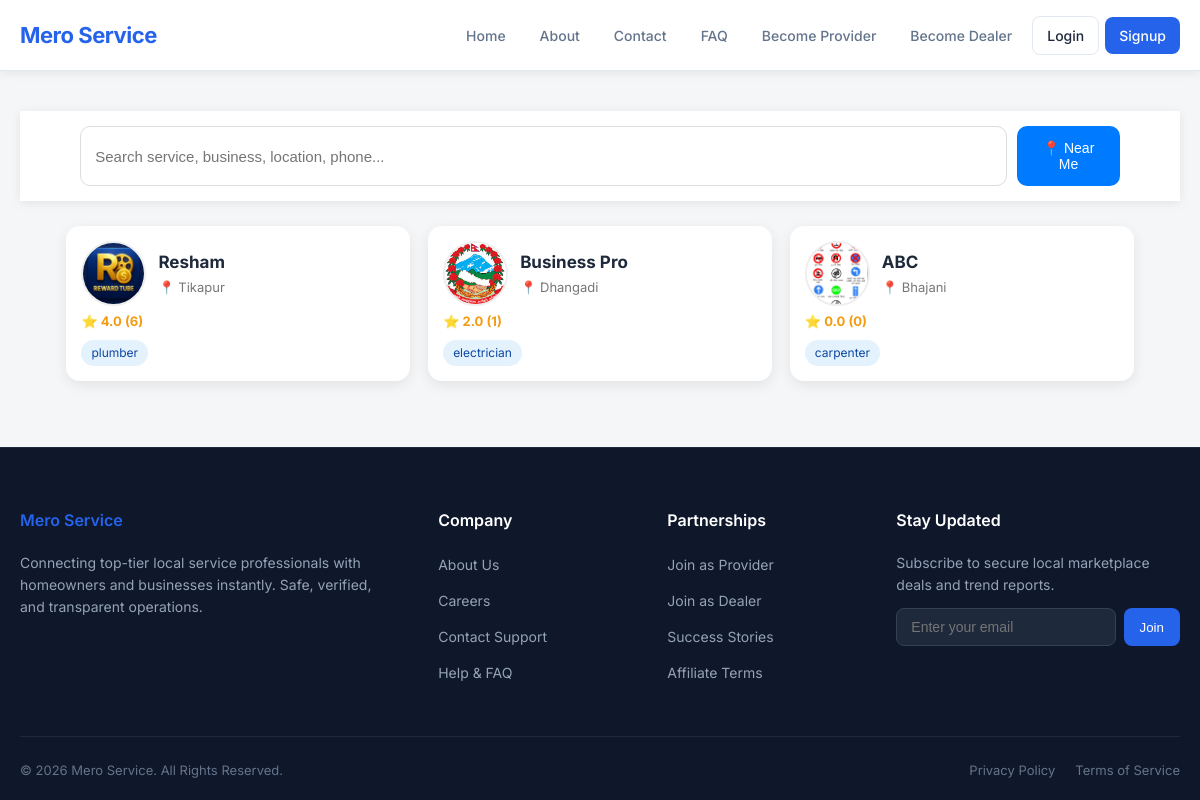
The page / on the database its author committed.
### providers/models.py (models this page shows, shortened)
class ServiceProfile(models.Model):
    SERVICE_CHOICES = [
        ("none", "None"),
        ("electrician", "Electrician"),
        ("plumber", "Plumber"),
        ("carpenter", "Carpenter"),
        ("cleaning", "Cleaning"),
        ("painter", "Painter"),
        ("mechanic", "Mechanic"),
    ]
    user = models.OneToOneField(User, on_delete=models.CASCADE)
    profile_image = models.ImageField(upload_to="profiles/", blank=True, null=True)
    business_name = models.CharField(max_length=255)
    phone = models.CharField(max_length=20)
    email = models.EmailField()
    location = models.CharField(max_length=255)
    available_days = models.CharField(max_length=255)
    available_time = models.CharField(max_length=255)
    description = models.TextField()
    hourly_rate = models.DecimalField(max_digits=10, decimal_places=2)
    service_type = models.CharField(max_length=50,choices=SERVICE_CHOICES,default="none")
    latitude = models.FloatField(max_length=255, blank=True, null=True)
    longitude = models.FloatField(max_length=255, blank=True, null=True)
    average_rating = models.DecimalField(max_digits=3, decimal_places=1, default=0.0)
    review_count = models.PositiveIntegerField(default=0)
    website = models.URLField(blank=True, null=True)
    facebook = models.URLField(blank=True, null=True)
    instagram = models.URLField(blank=True, null=True)
    tiktok = models.URLField(blank=True, null=True)
    is_shop = models.BooleanField(default=False)
    is_approved = models.BooleanField(default=False)
    is_active = models.BooleanField(default=True)
    created_at = models.DateTimeField(auto_now_add=True)

### app/views.py (the view, shortened to what this page needs)
# urls.py: path("", views.home, name="home"),
def home(request):
    query = request.GET.get("q", "")
    user_lat = request.GET.get("lat")
    user_lng = request.GET.get("lng")
    profiles = ServiceProfile.objects.filter(is_active=True, is_approved=True)
    results = []
    if user_lat and user_lng:
        user_lat = float(user_lat)
        user_lng = float(user_lng)
        for p in profiles:
            if p.latitude and p.longitude:
                distance = get_distance_km(
                    user_lat, user_lng,
                    p.latitude, p.longitude
                )
            else:
                distance = None
            results.append({
                "profile": p,
                "distance": distance
            })
        results.sort(key=lambda x: x["distance"] if x["distance"] is not None else 999999)
    else:
        for p in profiles:
            results.append({
                "profile": p,
                "distance": None
            })
    if not (user_lat and user_lng):
        results.sort(key=lambda x: (x["profile"].average_rating, x["profile"].review_count), reverse=True)
    return render(request, "home.html", {
        "results": results,
        "query": query
    })

### app/templates/home.html (shortened to what this page needs)
{% extends "base.html" %}
{% block content %}
<header>
    <div class="container">
        <form method="GET" class="search-wrapper">
            <input type="text"
                   name="q"
                   value="{{ query }}"
                   class="search-box"
                   placeholder="Search service, business, location, phone...">
            <button type="button" class="loc-btn" onclick="getLocation()">
                📍 Near Me
            </button>
        </form>
    </div>
</header>
<div class="container">
    <div class="grid">
        {% for item in results %}
            {% with p=item.profile %}
            <a href="{% url 'provider_detail' p.id %}" class="card">
                <div class="top">
                    {% if p.profile_image %}
                        <img src="{{ p.profile_image.url }}" class="profile-img">
                    {% else %}
                        <img src="https://via.placeholder.com/65" class="profile-img">
                    {% endif %}
                    <div>
                        <div class="name">{{ p.business_name }}</div>
                        <div class="location">📍 {{ p.location }}</div>
                    </div>
                </div>
                <div class="rating">
                    ⭐ {{ p.average_rating }} ({{ p.review_count }})
                </div>
                <div class="badge">
                    {{ p.service_type }}
                </div>
            </a>
            {% endwith %}
        {% empty %}
            <div class="no-result">No services found</div>
        {% endfor %}
    </div>
</div>
{% endblock %}

### app/templates/base.html (shortened to what this page needs)
<!DOCTYPE html>
<html lang="en">
<head>
</head>
<body>
<header class="navbar">
    <div class="nav-container">
        <a href="{% url 'home' %}" class="logo">Mero Service</a>
        <div class="nav-menu" id="nav-menu-links">
            <a href="{% url 'home' %}">Home</a>
            <a href="{% url 'about' %}">About</a>
            <a href="{% url 'contact' %}">Contact</a>
            <a href="{% url 'faq' %}">FAQ</a>
            <a href="{% url 'become_provider' %}">Become Provider</a>
            <a href="{% url 'become_dealer' %}">Become Dealer</a>
            {% if user.is_authenticated %}
                <a href="#" class="btn-outline">Dashboard</a>
                <a href="{% url 'logout' %}" class="btn-primary">Logout</a>
            {% else %}
                <a href="{% url 'login' %}" class="btn-outline">Login</a>
                <a href="{% url 'login' %}" class="btn-primary">Signup</a>
            {% endif %}
        </div>
    </div>
</header>
<main class="main-content">
    {% block content %}{% endblock %}
</main>
<footer class="site-footer">
    <div class="footer-grid">
        <div class="footer-column">
            <h3 style="color: var(--primary);">Mero Service</h3>
            <p style="margin-top: 10px;">Connecting top-tier local service professionals with homeowners and businesses instantly. Safe, verified, and transparent operations.</p>
        </div>
        <div class="footer-column">
            <h3>Company</h3>
            <ul class="footer-links">
                <li><a href="{% url 'about' %}">About Us</a></li>
                <li><a href="#">Careers</a></li>
                <li><a href="{% url 'contact' %}">Contact Support</a></li>
                <li><a href="{% url 'faq' %}">Help &amp; FAQ</a></li>
            </ul>
        </div>
        <div class="footer-column">
            <h3>Partnerships</h3>
            <ul class="footer-links">
                <li><a href="{% url 'become_provider' %}">Join as Provider</a></li>
                <li><a href="{% url 'become_dealer' %}">Join as Dealer</a></li>
                <li><a href="#">Success Stories</a></li>
                <li><a href="#">Affiliate Terms</a></li>
            </ul>
        </div>
        <div class="footer-column">
            <h3>Stay Updated</h3>
            <p>Subscribe to secure local marketplace deals and trend reports.</p>
            <form class="newsletter-form" onsubmit="event.preventDefault();">
                <input type="email" placeholder="Enter your email" class="newsletter-input" required>
                <button type="submit" class="newsletter-btn">Join</button>
            </form>
        </div>
    </div>
    <div class="footer-bottom">
        <div>
            &copy; 2026 Mero Service. All Rights Reserved.
        </div>
        <div style="display: flex; gap: 20px;">
            <a href="#" style="color: #64748b; text-decoration: none;">Privacy Policy</a>
            <a href="#" style="color: #64748b; text-decoration: none;">Terms of Service</a>
        </div>
    </div>
</footer>
</body>
</html>

### app/templates/base.html (style rules this page uses)
:root { --primary: #2563eb; --primary-hover: #1d4ed8; --bg-main: #f8fafc; --bg-card: #ffffff; --bg-dark: #0f172a; --text-main: #1e293b; --text-muted: #64748b; --border-color: #e2e8f0; --radius: 8px; --transition: all 0.25s ease-in-out; --max-width: 1200px; }
* { box-sizing: border-box; margin: 0; padding: 0; }
body { font-family: 'Inter', system-ui, -apple-system, sans-serif; background-color: var(--bg-main); color: var(--text-main); line-height: 1.5; display: flex; flex-direction: column; min-height: 100vh; }
.navbar { background-color: var(--bg-card); border-bottom: 1px solid var(--border-color); position: sticky; top: 0; z-index: 1000; padding: 0 20px; }
.nav-container { max-width: var(--max-width); margin: 0 auto; height: 70px; display: flex; justify-content: space-between; align-items: center; }
.logo { font-size: 22px; font-weight: 700; color: var(--primary); text-decoration: none; letter-spacing: -0.5px; white-space: nowrap; z-index: 1100; }
.nav-menu { display: flex; align-items: center; gap: 6px; list-style: none; }
.nav-menu a { text-decoration: none; color: var(--text-muted); font-weight: 500; font-size: 14px; padding: 8px 14px; border-radius: var(--radius); transition: var(--transition); white-space: nowrap; }
.nav-menu .btn-outline { border: 1px solid var(--border-color); color: var(--text-main); }
.nav-menu .btn-primary { background-color: var(--primary); color: #ffffff !important; }
.main-content { flex: 1; width: 100%; max-width: var(--max-width); margin: 0 auto; padding: 40px 20px; }
.site-footer { background-color: var(--bg-dark); color: #f1f5f9; padding: 60px 20px 20px 20px; margin-top: auto; border-top: 1px solid #1e293b; }
.footer-grid { max-width: var(--max-width); margin: 0 auto; display: grid; grid-template-columns: 2fr repeat(2, 1fr) 1.5fr; gap: 40px; padding-bottom: 40px; border-bottom: 1px solid #1e293b; }
.footer-column h3 { font-size: 16px; font-weight: 600; margin-bottom: 20px; color: #ffffff; }
.footer-column p { font-size: 14px; color: #94a3b8; line-height: 1.6; }
.footer-links { list-style: none; }
.footer-links li { margin-bottom: 12px; }
.footer-links a { color: #94a3b8; text-decoration: none; font-size: 14px; transition: var(--transition); }
.newsletter-form { display: flex; gap: 8px; margin-top: 12px; }
.newsletter-input { background: #1e293b; border: 1px solid #334155; padding: 10px 14px; border-radius: var(--radius); color: #ffffff; font-size: 14px; flex: 1; outline: none; }
.newsletter-btn { background: var(--primary); color: white; border: none; padding: 10px 16px; border-radius: var(--radius); font-weight: 500; cursor: pointer; transition: var(--transition); }
.footer-bottom { max-width: var(--max-width); margin: 0 auto; padding-top: 24px; display: flex; justify-content: space-between; align-items: center; font-size: 13px; color: #64748b; flex-wrap: wrap; gap: 15px; }

### app/templates/home.html (style rules this page uses)
body { background: #f4f6f8; }
header { background: white; padding: 15px; box-shadow: 0 2px 10px rgba(0,0,0,0.08); position: sticky; top: 0; z-index: 10; }
.container { width: 92%; max-width: 1200px; margin: auto; }
.search-box { width: 100%; padding: 14px; border: 1px solid #ddd; border-radius: 10px; font-size: 15px; outline: none; }
.grid { display: grid; grid-template-columns: repeat(auto-fit, minmax(260px, 1fr)); gap: 18px; margin-top: 25px; }
.card { background: white; border-radius: 14px; padding: 15px; box-shadow: 0 4px 14px rgba(0,0,0,0.08); transition: 0.2s; cursor: pointer; text-decoration: none; color: inherit; display: block; }
.top { display: flex; align-items: center; gap: 12px; }
.profile-img { width: 65px; height: 65px; border-radius: 50%; object-fit: cover; border: 2px solid #eee; }
.name { font-size: 17px; font-weight: bold; }
.location { color: #777; font-size: 13px; margin-top: 3px; }
.rating { margin-top: 6px; color: #f39c12; font-weight: bold; font-size: 13px; }
.badge { display: inline-block; margin-top: 8px; padding: 4px 10px; background: #e3f2fd; border-radius: 20px; font-size: 12px; color: #0d47a1; }
.search-wrapper { display: flex; gap: 10px; }
.loc-btn { padding: 14px 18px; background: #007bff; color: white; border: none; border-radius: 10px; cursor: pointer; font-size: 14px; }

### rows shown on the page
ServiceProfile: profile.profile_image (picture), profile.business_name "Resham", profile.location "Tikapur", profile.average_rating "4.0", profile.review_count "6", profile.service_type "plumber"
ServiceProfile: profile.profile_image (picture), profile.business_name "Business Pro", profile.location "Dhangadi", profile.average_rating "2.0", profile.review_count "1", profile.service_type "electrician"
ServiceProfile: profile.profile_image (picture), profile.business_name "ABC", profile.location "Bhajani", profile.average_rating "0.0", profile.review_count "0", profile.service_type "carpenter"
